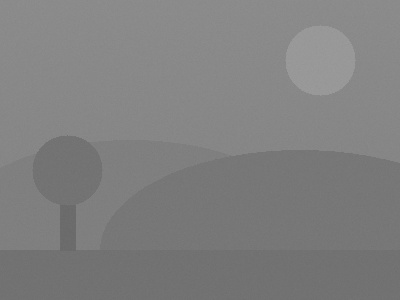
#> input picture CV_Unit2_Assignment/03_Contrast_Stretching/input.jpg, 400 x 300 px
$ python program.py
#> lines starting #> are read from the running program, lines starting #| are printed output that depends on the picture
"""
Program 3: Contrast Stretching
Reads a low-contrast grayscale image, finds its min and max intensity,
and linearly stretches the intensity range to 0-255.
(Manual contrast stretching -- NOT histogram equalization.)
"""
import cv2
import numpy as np

# Read as grayscale directly
img = cv2.imread("input.jpg", cv2.IMREAD_GRAYSCALE)
#> img is the input picture: shape (300, 400); min 105, max 158, mean 127.7

min_val = np.min(img)
#> min_val = 105
max_val = np.max(img)
#> max_val = 158
print("Minimum intensity in input image:", min_val)
#| Minimum intensity in input image: 105
print("Maximum intensity in input image:", max_val)
#| Maximum intensity in input image: 158

# Linear contrast stretching formula:
# output = (input - min) * (255 / (max - min))
stretched = (img.astype(np.float32) - min_val) * (255.0 / (max_val - min_val))
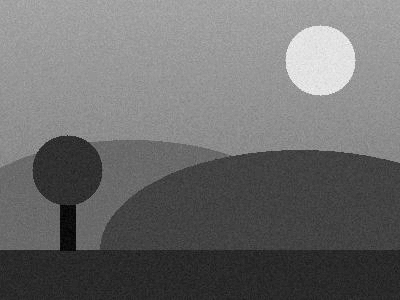
#> stretched: shape (300, 400) float32; min 0, max 255, mean 109.2
stretched = np.clip(stretched, 0, 255).astype(np.uint8)

print("New minimum intensity after stretching:", np.min(stretched))
#| New minimum intensity after stretching: 0
print("New maximum intensity after stretching:", np.max(stretched))
#| New maximum intensity after stretching: 255

cv2.imwrite("output.png", stretched)
